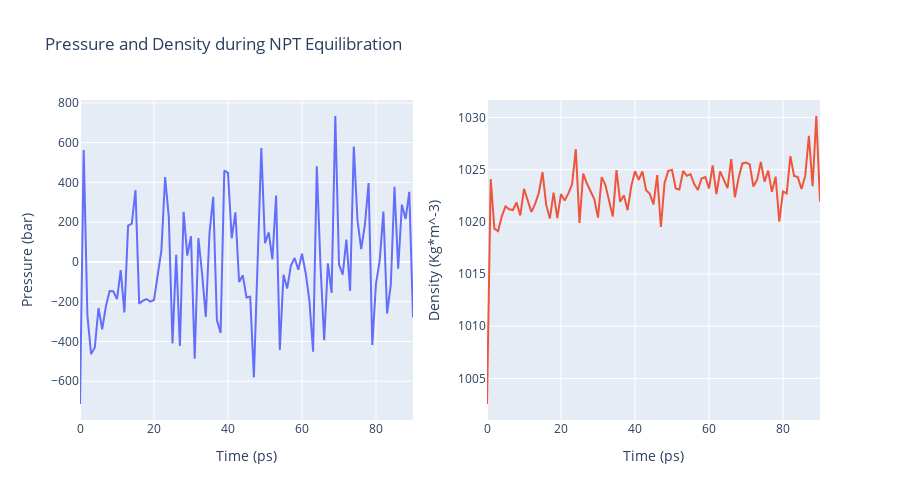

The code cell stored with this chart in its notebook:
### Code cell
import plotly.graph_objs as go
from plotly.subplots import make_subplots

# Read pressure and density data from file 
with open(output_npt_pd_xvg,'r') as pd_file:
    x, y, z = zip(*[
        (float(line.split()[0]), float(line.split()[1]), float(line.split()[2]))
        for line in pd_file
        if not line.startswith(("#", "@"))
    ])

trace1 = go.Scatter(
    x=x,y=y
)
trace2 = go.Scatter(
    x=x,y=z
)

fig = make_subplots(rows=1, cols=2, print_grid=False)
fig.append_trace(trace1, 1, 1)
fig.append_trace(trace2, 1, 2)

fig.update_layout(
    height=500,
    title='Pressure and Density during NPT Equilibration',
    showlegend=False,
    xaxis1_title='Time (ps)',
    yaxis1_title='Pressure (bar)',
    xaxis2_title='Time (ps)',
    yaxis2_title='Density (Kg*m^-3)'
)

# Show the figure (renderer changes for colab and jupyter)
rend = 'colab' if 'google.colab' in sys.modules else ''
fig.show(renderer=rend)

### Figure 1 — Plotly figure (JSON) as saved in the notebook; plotly's stock layout.template omitted (floating-point values rounded to 4 significant figures)
{"data": [{"type": "scatter", "x": [0, 1, 2, 3, 4, 5, 6, 7, 8, 9, 10, 11, 12, 13, 14, 15, 16, 17, 18, 19, 20, 21, 22, 23, 24, 25, 26, 27, 28, 29, 30, 31, 32, 33, 34, 35, 36, 37, 38, 39, 40, 41, 42, 43, 44, 45, 46, 47, 48, 49, 50, 51, 52, 53, 54, 55, 56, 57, 58, 59, 60, 61, 62, 63, 64, 65, 66, 67, 68, 69, 70, 71, 72, 73, 74, 75, 76, 77, 78, 79, 80, 81, 82, 83, 84, 85, 86, 87, 88, 89, 90], "xaxis": "x", "y": [-714.7, 562.3, -269.6, -463.9, -430.4, -232.0, -338.7, -223.3, -146.6, -147.5, -187.1, -41.69, -254.6, 182.5, 192.3, 360.8, -209.7, -195.2, -186.8, -199.8, -191.4, -68.53, 58.19, 427.0, 226.2, -409.8, 35.27, -423.2, 252.5, 31.9, 129.1, -486.4, 120.0, -59.62, -277.3, 145.3, 327.1, -292.1, -357.2, 459.2, 447.7, 118.9, 249.2, -100.9, -67.36, -178.7, -174.8, -580.6, 23.78, 572.9, 94.68, 148.8, 13.2, 333.8, -442.6, -64.29, -134.1, -18.41, 19.52, -38.96, 41.73, -56.75, -194.5, -451.2, 480.7, -18.4, -394.3, -6.763, -156.0, 733.9, -11.75, -64.24, 112.5, -145.4, 580.2, 208.5, 64.28, 187.0, 396.9, -417.3, -109.1, 6.964, 253.3, -259.8, -114.0, 377.7, -34.72, 288.0, 216.1, 352.3, -278.8], "yaxis": "y"}, {"type": "scatter", "x": [0, 1, 2, 3, 4, 5, 6, 7, 8, 9, 10, 11, 12, 13, 14, 15, 16, 17, 18, 19, 20, 21, 22, 23, 24, 25, 26, 27, 28, 29, 30, 31, 32, 33, 34, 35, 36, 37, 38, 39, 40, 41, 42, 43, 44, 45, 46, 47, 48, 49, 50, 51, 52, 53, 54, 55, 56, 57, 58, 59, 60, 61, 62, 63, 64, 65, 66, 67, 68, 69, 70, 71, 72, 73, 74, 75, 76, 77, 78, 79, 80, 81, 82, 83, 84, 85, 86, 87, 88, 89, 90], "xaxis": "x2", "y": [1003.0, 1024.0, 1019.0, 1019.0, 1021.0, 1021.0, 1021.0, 1021.0, 1022.0, 1021.0, 1023.0, 1022.0, 1021.0, 1022.0, 1023.0, 1025.0, 1022.0, 1020.0, 1023.0, 1020.0, 1023.0, 1022.0, 1023.0, 1024.0, 1027.0, 1020.0, 1025.0, 1024.0, 1023.0, 1022.0, 1020.0, 1024.0, 1024.0, 1022.0, 1021.0, 1025.0, 1022.0, 1023.0, 1021.0, 1023.0, 1025.0, 1024.0, 1025.0, 1023.0, 1023.0, 1022.0, 1024.0, 1020.0, 1024.0, 1025.0, 1025.0, 1023.0, 1023.0, 1025.0, 1024.0, 1025.0, 1024.0, 1023.0, 1024.0, 1024.0, 1023.0, 1025.0, 1023.0, 1025.0, 1024.0, 1023.0, 1026.0, 1022.0, 1024.0, 1026.0, 1026.0, 1026.0, 1023.0, 1024.0, 1026.0, 1024.0, 1025.0, 1023.0, 1024.0, 1020.0, 1023.0, 1023.0, 1026.0, 1024.0, 1024.0, 1023.0, 1024.0, 1028.0, 1023.0, 1030.0, 1022.0], "yaxis": "y2"}], "layout": {"height": 500, "showlegend": false, "title": {"text": "Pressure and Density during NPT Equilibration"}, "xaxis": {"anchor": "y", "domain": [0, 0.45], "title": {"text": "Time (ps)"}}, "xaxis2": {"anchor": "y2", "domain": [0.55, 1], "title": {"text": "Time (ps)"}}, "yaxis": {"anchor": "x", "domain": [0, 1], "title": {"text": "Pressure (bar)"}}, "yaxis2": {"anchor": "x2", "domain": [0, 1], "title": {"text": "Density (Kg*m^-3)"}}}}
